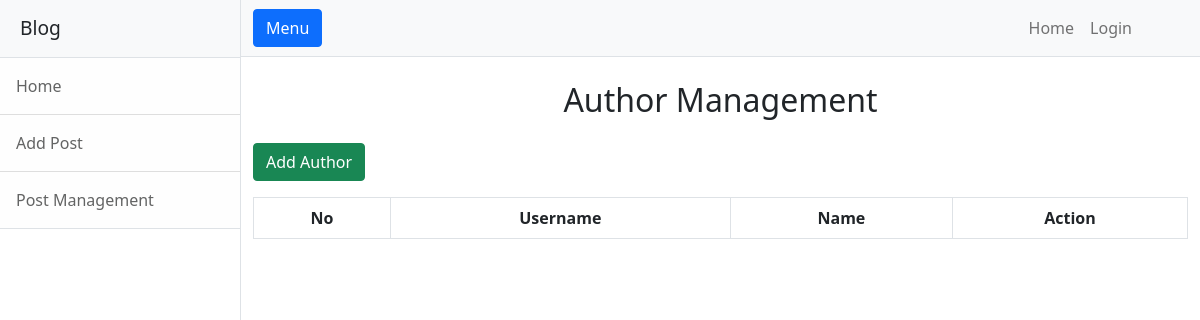
/index.php/account/v_author_manage, run on an earlier commit of the app's database.
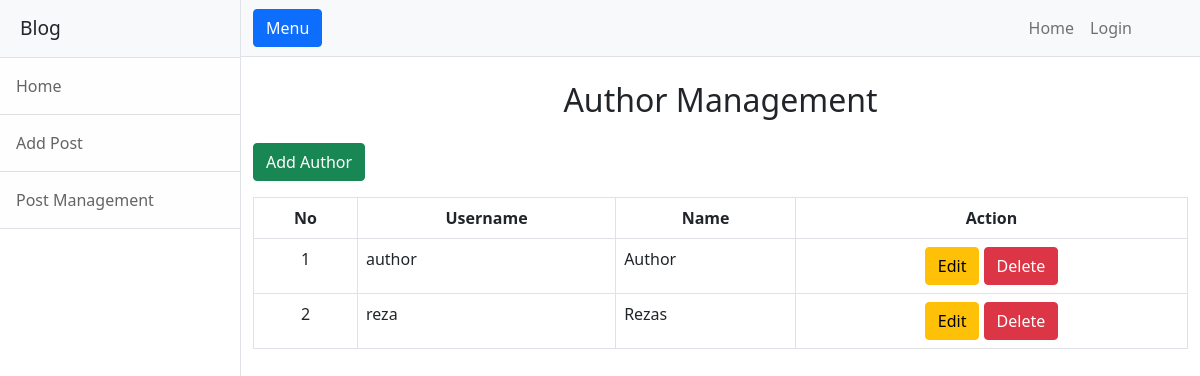
And on a later commit of the database.
### tables this page shows
CREATE TABLE IF NOT EXISTS `account` (
  `username` varchar(45) NOT NULL,
  `password` varchar(250) NOT NULL,
  `name` varchar(45) NOT NULL,
  `role` varchar(45) NOT NULL,
  PRIMARY KEY (`username`)
);

### application/controllers/Account.php (called while the page is built, shortened)
<?php
class Account extends CI_Controller
{
	public function __construct()
	{
		$this->load->library('form_validation');
		$this->load->model('Account_m', 'account');
	}
	public function v_author_manage()
	{
		$authors = $this->account->get_accounts();
		$data = [
			'title' => 'Author Management',
			'content' => 'account/v_author_manage',
			'authors' => $authors
		];
		$this->load->view('layouts/wrapper', $data);
	}
}

### index.php (called while the page is built, shortened)
<?php
require_once BASEPATH.'core/CodeIgniter.php';

### application/models/Account_m.php (called while the page is built, shortened)
<?php
class Account_m extends CI_Model {
	public function get_accounts()
	{
		$this->db->where('role', 'author');
		return $this->db->get('account')->result();
	}
}

### application/views/account/v_author_manage.php (the view)
<h2 class="text-center my-4">Author Management</h2>
<a href="<?= base_url() ?>account/add" class="btn btn-success mb-3">Add Author</a>
<table class="table table-bordered table-hover">
	<tr class="text-center">
		<th>No</th>
		<th>Username</th>
		<th>Name</th>
		<th>Action</th>
	</tr>
	<?php
	$no = 1;
	foreach ($authors as $author) {
	?>
		<tr>
			<td class="text-center"><?= $no++ ?></td>
			<td><?= $author->username ?></td>
			<td><?= $author->name ?></td>
			<td class="text-center">
				<a href="<?= base_url($author->username) ?>/author/edit" class="btn btn-warning">Edit</a>
				<a href="<?= base_url($author->username) ?>/author/delete" onclick="return confirm('Are you sure want delete <?= $author->name ?> ?')" class="btn btn-danger">Delete</a>
			</td>
		</tr>
	<?php
	}
	?>
</table>

What changed in the data, as far as the page shows it:
added account: username "author", name "Author"
added account: username "reza", name "Rezas"
